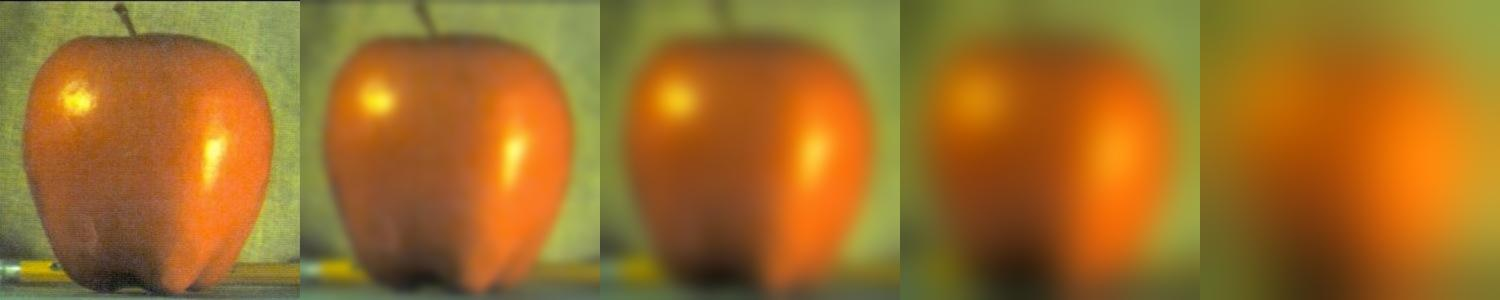
#> input picture proj2/images/part2_3/apple_gaussian.jpg, 1500 x 300 px, given in place of apple.jpeg, which was not available
$ python stacks.py
#> lines starting #> are read from the running program, lines starting #| are printed output that depends on the picture; pictures that were not available may be replaced by others from this repository, and a replacement may not be noted
import cv2
import numpy as np
from scipy.signal import convolve2d, fftconvolve
from skimage import io, img_as_float, img_as_ubyte

### Part 2.3: Gaussian and Laplacian Stacks

LEVELS = 5
SIGMA = 2


def gaussian(sigma):
    ksize = int(sigma * 3) * 2 + 1
    g = cv2.getGaussianKernel(ksize, sigma)
    return g @ g.T

def blur(im, sigma):
    # Same result as convolve2d(..., mode="same", boundary="symm"), but via FFT so the large kernels
    # at high levels (sigma up to 32) stay fast.
    G = gaussian(sigma)
    p = G.shape[0] // 2
    padded = np.pad(im, ((p, p), (p, p), (0, 0)), mode="symmetric")
    return np.dstack([fftconvolve(padded[..., c], G, mode="valid") for c in range(im.shape[2])])

def save_stack(name, stack):
    # Saves every level side by side. Each level is rescaled to [0, 1] on its own so the
    # Laplacian levels (which are small and have negative values) are visible.
    levels = [(im - im.min()) / (im.max() - im.min()) for im in stack]
    io.imsave(f"../images/part2_3/{name}.jpg", img_as_ubyte(np.hstack(levels)))

def gaussian_stack(im, levels, sigma):
    l = [im]
    for level in range(1, levels):
        l.append(blur(l[level - 1], sigma * 2 ** level))
    return l

def laplacian_stack(g_stack):
    l = []
    for i in range(len(g_stack) - 1):
        l.append(g_stack[i] - g_stack[i + 1])
    l.append(g_stack[-1])
    return l


if __name__ == "__main__":
    apple = img_as_float(io.imread("../data/apple.jpeg"))
    orange = img_as_float(io.imread("../data/orange.jpeg"))
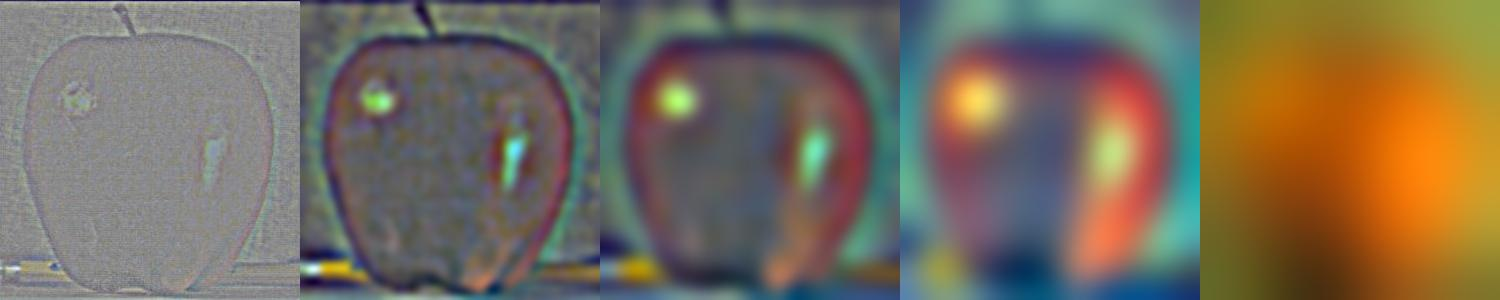
#> input picture proj2/images/part2_3/apple_laplacian.jpg, 1500 x 300 px, given in place of orange.jpeg, which was not available

    for name, im in [("apple", apple), ("orange", orange)]:
        g_stack = gaussian_stack(im, LEVELS, SIGMA)
        l_stack = laplacian_stack(g_stack)
        save_stack(f"{name}_gaussian", g_stack)
        save_stack(f"{name}_laplacian", l_stack)
        print(np.allclose(sum(l_stack), im))
#> this loop made 2 passes
#> name on passes 1 to 2: 'apple', 'orange'
#| True
#| True
#> pass 1, in blur, `G = gaussian(sigma)`:
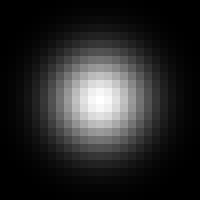
#> G: shape (25, 25) float64 (shown 8 times larger); min 1.23e-06, max 0.00998, mean 0.0016; drawn with min black and max white
#> pass 1, in blur, `padded = np.pad(im, ((p, p), (p, p), (0, 0)), mode="symmetric")`:
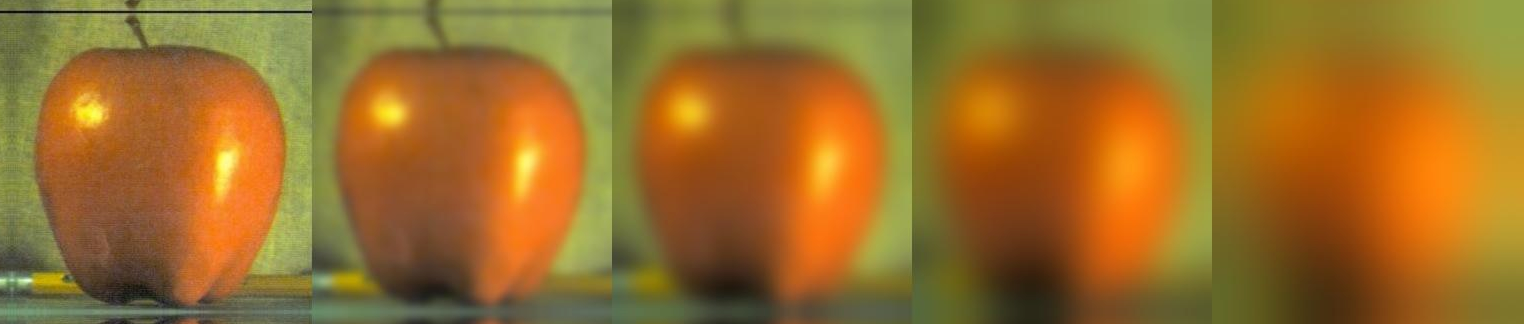
#> padded: shape (324, 1524, 3) float64; mean R, G, B 0.602, 0.435, 0.166
#> pass 1, in blur (call 2), `padded = np.pad(im, ((p, p), (p, p), (0, 0)), mode="symmetric")`:
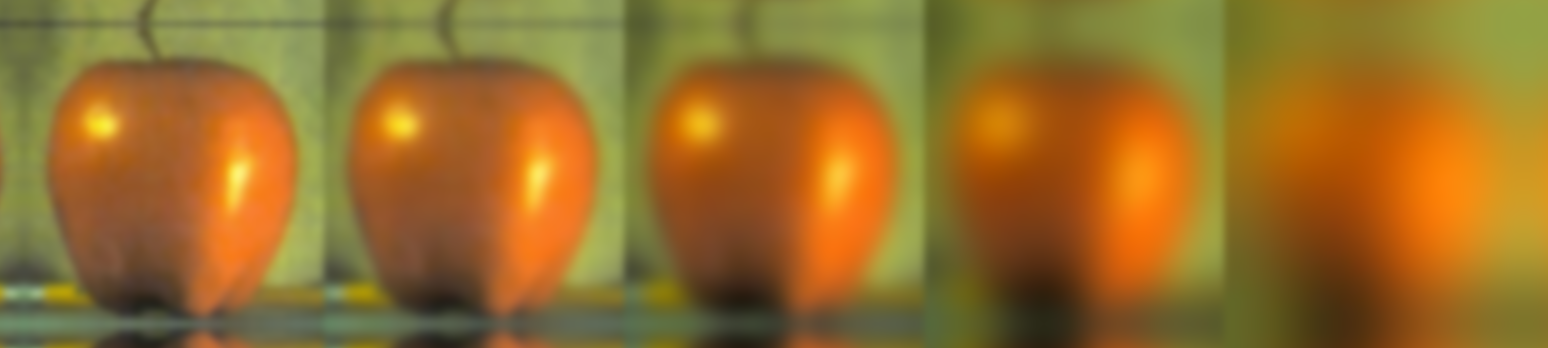
#> padded: shape (348, 1548, 3) float64; mean of channels 0, 1, 2 0.592, 0.436, 0.169; drawn as R, G, B
